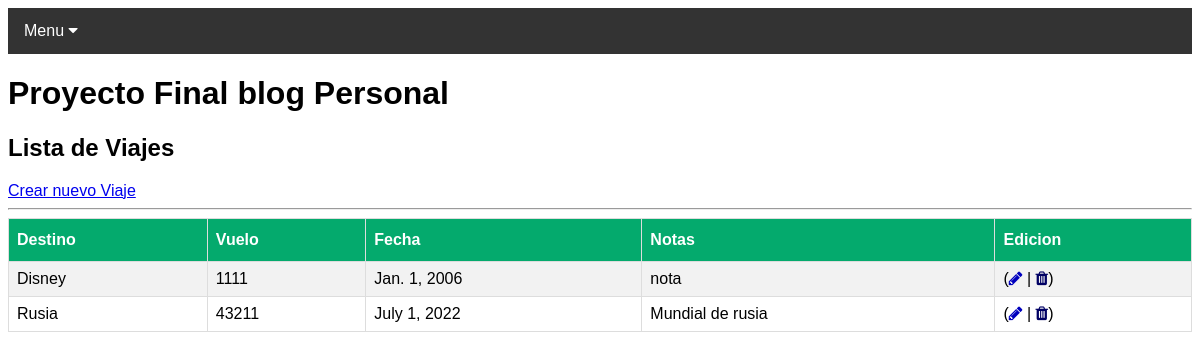
The page /blog_sab_app/viajes on the database its author committed.
### blog_sab_app/models.py (models this page shows, shortened)
class Viajes(models.Model):
    destino = models.CharField(max_length=40)
    nro_vuelo = models.IntegerField()
    fecha = models.DateField()
    notas = models.CharField(max_length=200)

### blog_sab_app/views.py (the view)
# urls.py: path('viajes', views.viajes, name='Viajes'),
def viajes(request):
    viajes = Viajes.objects.all()
    context_dict = {
        'viajes': viajes
    }
    return render(
        request=request,
        context=context_dict,
        template_name="blog_sab_app/viajes.html"
    )

### blog_sab_app/templates/blog_sab_app/viajes.html (shortened to what this page needs)
{% extends "blog_sab_app/index.html" %}
{% load static %}
{% block blog_sab_app_content %}
<h2>Lista de Viajes</h2>
<a class="card_custom" href="{% url 'blog_sab_app:ViajesDjangoForms' %}">Crear nuevo Viaje</a>
<hr>
<table id="tabla-datos">
      <tr>
        <th>Destino</th>
        <th>Vuelo</th>
        <th>Fecha</th>
        <th>Notas</th>
        <th>Edicion</th>
      </tr>
    {% for viaje in viajes %}
    <tr>
        <td>{{viaje.destino}}</td>
        <td>{{viaje.nro_vuelo}}</td>
        <td>{{viaje.fecha}}</td>
        <td>{{viaje.notas}}</td>
        <td>(<a href="{% url 'blog_sab_app:UpdateViaje' viaje.id %}"><i class="fa fa-pencil" style="color: rgb(0, 0, 190);"></i></a>
        |
        <a href="{% url 'blog_sab_app:DeleteViaje' viaje.id %}"><i class="fa fa-trash" style="color: rgb(0, 0, 100);"></i></a>)</td>
    </tr>
    {% endfor %}
{% endblock %}

### blog_sab_app/templates/blog_sab_app/index.html (style rules this page uses)
body { font-family: Arial, Helvetica, sans-serif; }
#tabla-datos { font-family: Arial, Helvetica, sans-serif; border-collapse: collapse; width: 100%; }
#tabla-datos td, #tabla-datos th { border: 1px solid #ddd; padding: 8px; }
#tabla-datos tr:nth-child(even) { background-color: #f2f2f2; }
#tabla-datos th { padding-top: 12px; padding-bottom: 12px; text-align: left; background-color: #04AA6D; color: white; }

### rows shown on the page
Viajes: destino "Disney", nro_vuelo "1111", fecha "Jan. 1, 2006", notas "nota"
Viajes: destino "Rusia", nro_vuelo "43211", fecha "July 1, 2022", notas "Mundial de rusia"
